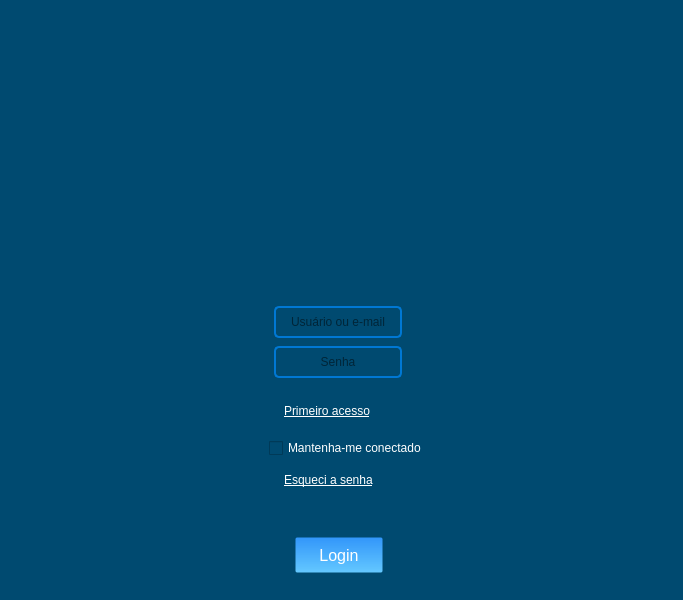
<?xml version="1.0" encoding="UTF-8"?>
<ui version="4.0">
 <class>Mainwindow_Login</class>
 <widget class="QMainWindow" name="Mainwindow_Login">
  <property name="geometry">
   <rect>
    <x>0</x>
    <y>0</y>
    <width>683</width>
    <height>600</height>
   </rect>
  </property>
  <property name="sizePolicy">
   <sizepolicy hsizetype="Expanding" vsizetype="Expanding">
    <horstretch>0</horstretch>
    <verstretch>0</verstretch>
   </sizepolicy>
  </property>
  <property name="windowTitle">
   <string>MainWindow</string>
  </property>
  <property name="styleSheet">
   <string notr="true">background-color: rgb(0,74, 112);</string>
  </property>
  <widget class="QWidget" name="centralwidget">
   <layout class="QGridLayout" name="gridLayout_3">
    <item row="0" column="0">
     <layout class="QGridLayout" name="layout_login_tela" rowstretch="0,0,0,0,0,0,0,0,0,0,0" columnstretch="0,0,0">
      <property name="sizeConstraint">
       <enum>QLayout::SetDefaultConstraint</enum>
      </property>
      <property name="leftMargin">
       <number>20</number>
      </property>
      <property name="topMargin">
       <number>19</number>
      </property>
      <property name="rightMargin">
       <number>0</number>
      </property>
      <property name="bottomMargin">
       <number>3</number>
      </property>
      <property name="horizontalSpacing">
       <number>25</number>
      </property>
      <property name="verticalSpacing">
       <number>6</number>
      </property>
      <item row="1" column="1">
       <widget class="QFrame" name="frame">
        <property name="sizePolicy">
         <sizepolicy hsizetype="Expanding" vsizetype="Expanding">
          <horstretch>0</horstretch>
          <verstretch>0</verstretch>
         </sizepolicy>
        </property>
        <property name="minimumSize">
         <size>
          <width>205</width>
          <height>190</height>
         </size>
        </property>
        <property name="maximumSize">
         <size>
          <width>250</width>
          <height>250</height>
         </size>
        </property>
        <property name="sizeIncrement">
         <size>
          <width>0</width>
          <height>0</height>
         </size>
        </property>
        <property name="frameShape">
         <enum>QFrame::NoFrame</enum>
        </property>
        <property name="frameShadow">
         <enum>QFrame::Raised</enum>
        </property>
        <widget class="QLabel" name="label_foto_sistema">
         <property name="geometry">
          <rect>
           <x>0</x>
           <y>10</y>
           <width>221</width>
           <height>221</height>
          </rect>
         </property>
         <property name="sizePolicy">
          <sizepolicy hsizetype="Expanding" vsizetype="Expanding">
           <horstretch>0</horstretch>
           <verstretch>0</verstretch>
          </sizepolicy>
         </property>
         <property name="maximumSize">
          <size>
           <width>250</width>
           <height>300</height>
          </size>
         </property>
         <property name="text">
          <string/>
         </property>
         <property name="pixmap">
          <pixmap>Projeto ERP/imagens/74472.png</pixmap>
         </property>
         <property name="scaledContents">
          <bool>true</bool>
         </property>
        </widget>
       </widget>
      </item>
      <item row="10" column="1">
       <widget class="QFrame" name="frame_login_botao">
        <property name="sizePolicy">
         <sizepolicy hsizetype="Expanding" vsizetype="Expanding">
          <horstretch>0</horstretch>
          <verstretch>0</verstretch>
         </sizepolicy>
        </property>
        <property name="minimumSize">
         <size>
          <width>0</width>
          <height>250</height>
         </size>
        </property>
        <property name="maximumSize">
         <size>
          <width>300</width>
          <height>300</height>
         </size>
        </property>
        <property name="frameShape">
         <enum>QFrame::NoFrame</enum>
        </property>
        <property name="frameShadow">
         <enum>QFrame::Raised</enum>
        </property>
        <widget class="QLabel" name="label_primeiro_acesso">
         <property name="geometry">
          <rect>
           <x>40</x>
           <y>100</y>
           <width>141</width>
           <height>51</height>
          </rect>
         </property>
         <property name="sizePolicy">
          <sizepolicy hsizetype="Expanding" vsizetype="Expanding">
           <horstretch>0</horstretch>
           <verstretch>0</verstretch>
          </sizepolicy>
         </property>
         <property name="minimumSize">
          <size>
           <width>15</width>
           <height>51</height>
          </size>
         </property>
         <property name="maximumSize">
          <size>
           <width>150</width>
           <height>24</height>
          </size>
         </property>
         <property name="sizeIncrement">
          <size>
           <width>0</width>
           <height>0</height>
          </size>
         </property>
         <property name="baseSize">
          <size>
           <width>0</width>
           <height>0</height>
          </size>
         </property>
         <property name="styleSheet">
          <string notr="true">color: rgb(255, 255, 255);</string>
         </property>
         <property name="text">
          <string>&lt;a href=&quot;primeiro_acesso&quot; style=&quot;color: white;&quot;&gt;Primeiro acesso&lt;/a&gt;
</string>
         </property>
         <property name="textFormat">
          <enum>Qt::AutoText</enum>
         </property>
         <property name="scaledContents">
          <bool>false</bool>
         </property>
         <property name="margin">
          <number>17</number>
         </property>
         <property name="indent">
          <number>-1</number>
         </property>
        </widget>
        <widget class="QCheckBox" name="btn_manter_conectado">
         <property name="enabled">
          <bool>true</bool>
         </property>
         <property name="geometry">
          <rect>
           <x>25</x>
           <y>150</y>
           <width>158</width>
           <height>24</height>
          </rect>
         </property>
         <property name="sizePolicy">
          <sizepolicy hsizetype="Expanding" vsizetype="Expanding">
           <horstretch>0</horstretch>
           <verstretch>0</verstretch>
          </sizepolicy>
         </property>
         <property name="minimumSize">
          <size>
           <width>158</width>
           <height>18</height>
          </size>
         </property>
         <property name="maximumSize">
          <size>
           <width>152</width>
           <height>24</height>
          </size>
         </property>
         <property name="sizeIncrement">
          <size>
           <width>0</width>
           <height>0</height>
          </size>
         </property>
         <property name="baseSize">
          <size>
           <width>0</width>
           <height>0</height>
          </size>
         </property>
         <property name="styleSheet">
          <string notr="true">color: rgb(255, 255, 255);</string>
         </property>
         <property name="text">
          <string>Mantenha-me conectado</string>
         </property>
         <property name="shortcut">
          <string extracomment="100"/>
         </property>
         <property name="checkable">
          <bool>true</bool>
         </property>
         <property name="autoRepeat">
          <bool>false</bool>
         </property>
        </widget>
        <widget class="QLabel" name="label_trocar_senha">
         <property name="geometry">
          <rect>
           <x>40</x>
           <y>170</y>
           <width>130</width>
           <height>49</height>
          </rect>
         </property>
         <property name="sizePolicy">
          <sizepolicy hsizetype="Expanding" vsizetype="Expanding">
           <horstretch>0</horstretch>
           <verstretch>37</verstretch>
          </sizepolicy>
         </property>
         <property name="minimumSize">
          <size>
           <width>130</width>
           <height>49</height>
          </size>
         </property>
         <property name="maximumSize">
          <size>
           <width>110</width>
           <height>56</height>
          </size>
         </property>
         <property name="sizeIncrement">
          <size>
           <width>0</width>
           <height>0</height>
          </size>
         </property>
         <property name="baseSize">
          <size>
           <width>0</width>
           <height>0</height>
          </size>
         </property>
         <property name="styleSheet">
          <string notr="true">color: rgb(255, 255, 255);</string>
         </property>
         <property name="text">
          <string>&lt;a href=&quot;trocar_senha&quot; style=&quot;color: white;&quot;&gt;Esqueci a senha&lt;/a&gt;</string>
         </property>
         <property name="textFormat">
          <enum>Qt::AutoText</enum>
         </property>
         <property name="scaledContents">
          <bool>false</bool>
         </property>
         <property name="wordWrap">
          <bool>false</bool>
         </property>
         <property name="margin">
          <number>17</number>
         </property>
         <property name="indent">
          <number>-1</number>
         </property>
         <property name="textInteractionFlags">
          <set>Qt::LinksAccessibleByMouse</set>
         </property>
        </widget>
        <widget class="QPushButton" name="btn_login">
         <property name="geometry">
          <rect>
           <x>50</x>
           <y>250</y>
           <width>90</width>
           <height>38</height>
          </rect>
         </property>
         <property name="sizePolicy">
          <sizepolicy hsizetype="Expanding" vsizetype="Expanding">
           <horstretch>27</horstretch>
           <verstretch>0</verstretch>
          </sizepolicy>
         </property>
         <property name="minimumSize">
          <size>
           <width>90</width>
           <height>28</height>
          </size>
         </property>
         <property name="maximumSize">
          <size>
           <width>90</width>
           <height>38</height>
          </size>
         </property>
         <property name="baseSize">
          <size>
           <width>0</width>
           <height>0</height>
          </size>
         </property>
         <property name="cursor">
          <cursorShape>PointingHandCursor</cursorShape>
         </property>
         <property name="styleSheet">
          <string notr="true">QPushButton {
    color: rgb(255, 255, 255);
    border-radius: 3px;
    font-size: 16px;
    background: qlineargradient(x1:0, y1:0, x2:0, y2:1, stop:0 rgb(50, 150, 250), stop:1 rgb(100, 200, 255)); /* Gradiente de azul claro para azul mais claro */
    border: 3px solid transparent;
}

QPushButton:hover {
    background: qlineargradient(x1:0, y1:0, x2:0, y2:1, stop:0 rgb(100, 180, 255), stop:1 rgb(150, 220, 255)); /* Gradiente de azul mais claro para azul ainda mais claro */
    color: black;
}
</string>
         </property>
         <property name="text">
          <string>Login</string>
         </property>
         <property name="autoDefault">
          <bool>false</bool>
         </property>
        </widget>
        <widget class="QLineEdit" name="txt_senha">
         <property name="geometry">
          <rect>
           <x>30</x>
           <y>60</y>
           <width>128</width>
           <height>32</height>
          </rect>
         </property>
         <property name="sizePolicy">
          <sizepolicy hsizetype="Expanding" vsizetype="Expanding">
           <horstretch>0</horstretch>
           <verstretch>0</verstretch>
          </sizepolicy>
         </property>
         <property name="minimumSize">
          <size>
           <width>0</width>
           <height>0</height>
          </size>
         </property>
         <property name="maximumSize">
          <size>
           <width>166675</width>
           <height>166675</height>
          </size>
         </property>
         <property name="cursor">
          <cursorShape>IBeamCursor</cursorShape>
         </property>
         <property name="styleSheet">
          <string notr="true">QLineEdit {
    border: 2px solid #0078d4;  /* Cor da borda */
    border-radius: 5px;          /* Bordas arredondadas */
    padding: 5px;                /* Espaçamento interno */
}

QLineEdit::placeholder {
    color: white;  /* Cor do placeholder */
}
</string>
         </property>
         <property name="echoMode">
          <enum>QLineEdit::Password</enum>
         </property>
         <property name="alignment">
          <set>Qt::AlignCenter</set>
         </property>
         <property name="dragEnabled">
          <bool>false</bool>
         </property>
         <property name="readOnly">
          <bool>false</bool>
         </property>
         <property name="placeholderText">
          <string>Senha</string>
         </property>
         <property name="cursorMoveStyle">
          <enum>Qt::LogicalMoveStyle</enum>
         </property>
         <property name="clearButtonEnabled">
          <bool>false</bool>
         </property>
        </widget>
        <widget class="QLineEdit" name="txt_usuario">
         <property name="geometry">
          <rect>
           <x>30</x>
           <y>20</y>
           <width>128</width>
           <height>32</height>
          </rect>
         </property>
         <property name="sizePolicy">
          <sizepolicy hsizetype="Expanding" vsizetype="Expanding">
           <horstretch>0</horstretch>
           <verstretch>0</verstretch>
          </sizepolicy>
         </property>
         <property name="minimumSize">
          <size>
           <width>0</width>
           <height>0</height>
          </size>
         </property>
         <property name="maximumSize">
          <size>
           <width>164578</width>
           <height>1646578</height>
          </size>
         </property>
         <property name="cursor">
          <cursorShape>IBeamCursor</cursorShape>
         </property>
         <property name="styleSheet">
          <string notr="true">QLineEdit {
    border: 2px solid #0078d4;  /* Cor da borda */
    border-radius: 5px;          /* Bordas arredondadas */
    padding: 5px;                /* Espaçamento interno */
}

QLineEdit::placeholder {
    color: white;  /* Cor do placeholder */
}
</string>
         </property>
         <property name="frame">
          <bool>true</bool>
         </property>
         <property name="alignment">
          <set>Qt::AlignCenter</set>
         </property>
         <property name="dragEnabled">
          <bool>false</bool>
         </property>
         <property name="readOnly">
          <bool>false</bool>
         </property>
         <property name="placeholderText">
          <string>Usuário ou e-mail</string>
         </property>
         <property name="clearButtonEnabled">
          <bool>false</bool>
         </property>
        </widget>
       </widget>
      </item>
      <item row="1" column="0">
       <spacer name="horizontalSpacer">
        <property name="orientation">
         <enum>Qt::Horizontal</enum>
        </property>
        <property name="sizeHint" stdset="0">
         <size>
          <width>40</width>
          <height>20</height>
         </size>
        </property>
       </spacer>
      </item>
      <item row="1" column="2">
       <spacer name="horizontalSpacer_2">
        <property name="orientation">
         <enum>Qt::Horizontal</enum>
        </property>
        <property name="sizeHint" stdset="0">
         <size>
          <width>40</width>
          <height>20</height>
         </size>
        </property>
       </spacer>
      </item>
      <item row="10" column="0">
       <spacer name="horizontalSpacer_3">
        <property name="orientation">
         <enum>Qt::Horizontal</enum>
        </property>
        <property name="sizeHint" stdset="0">
         <size>
          <width>40</width>
          <height>20</height>
         </size>
        </property>
       </spacer>
      </item>
      <item row="10" column="2">
       <spacer name="horizontalSpacer_4">
        <property name="orientation">
         <enum>Qt::Horizontal</enum>
        </property>
        <property name="sizeHint" stdset="0">
         <size>
          <width>40</width>
          <height>20</height>
         </size>
        </property>
       </spacer>
      </item>
     </layout>
    </item>
   </layout>
  </widget>
 </widget>
 <resources/>
 <connections/>
</ui>
